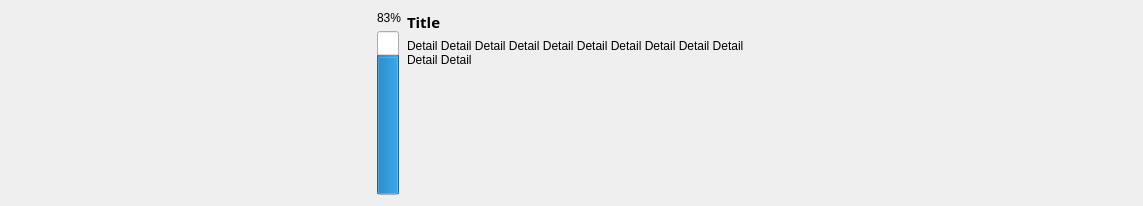
<?xml version="1.0" encoding="UTF-8"?>
<ui version="4.0">
 <class>Form</class>
 <widget class="QWidget" name="Form">
  <property name="geometry">
   <rect>
    <x>0</x>
    <y>0</y>
    <width>1143</width>
    <height>206</height>
   </rect>
  </property>
  <property name="windowTitle">
   <string>Form</string>
  </property>
  <layout class="QHBoxLayout" name="horizontalLayout_2" stretch="1,0,1,1">
   <property name="sizeConstraint">
    <enum>QLayout::SetDefaultConstraint</enum>
   </property>
   <item>
    <widget class="QLabel" name="stampImgLabel">
     <property name="sizePolicy">
      <sizepolicy hsizetype="Preferred" vsizetype="Preferred">
       <horstretch>0</horstretch>
       <verstretch>0</verstretch>
      </sizepolicy>
     </property>
     <property name="text">
      <string/>
     </property>
     <property name="pixmap">
      <pixmap>../../Dataset/石涛的印章/抠出的印章/阿长2.png</pixmap>
     </property>
     <property name="scaledContents">
      <bool>true</bool>
     </property>
     <property name="alignment">
      <set>Qt::AlignLeading|Qt::AlignLeft|Qt::AlignVCenter</set>
     </property>
     <property name="wordWrap">
      <bool>false</bool>
     </property>
    </widget>
   </item>
   <item>
    <layout class="QVBoxLayout" name="verticalLayout">
     <property name="sizeConstraint">
      <enum>QLayout::SetDefaultConstraint</enum>
     </property>
     <item>
      <widget class="QLabel" name="percentage">
       <property name="text">
        <string>83%</string>
       </property>
      </widget>
     </item>
     <item>
      <widget class="QProgressBar" name="percentageBar">
       <property name="acceptDrops">
        <bool>false</bool>
       </property>
       <property name="value">
        <number>83</number>
       </property>
       <property name="textVisible">
        <bool>true</bool>
       </property>
       <property name="orientation">
        <enum>Qt::Vertical</enum>
       </property>
       <property name="invertedAppearance">
        <bool>false</bool>
       </property>
      </widget>
     </item>
    </layout>
   </item>
   <item>
    <layout class="QVBoxLayout" name="verticalLayout_2">
     <property name="sizeConstraint">
      <enum>QLayout::SetFixedSize</enum>
     </property>
     <item>
      <widget class="QLabel" name="titleLabel">
       <property name="sizePolicy">
        <sizepolicy hsizetype="Preferred" vsizetype="Fixed">
         <horstretch>0</horstretch>
         <verstretch>0</verstretch>
        </sizepolicy>
       </property>
       <property name="font">
        <font>
         <family>Adobe 宋体 Std L</family>
         <pointsize>11</pointsize>
         <weight>75</weight>
         <bold>true</bold>
        </font>
       </property>
       <property name="text">
        <string>Title</string>
       </property>
       <property name="textFormat">
        <enum>Qt::AutoText</enum>
       </property>
      </widget>
     </item>
     <item>
      <widget class="QLabel" name="detailLabel">
       <property name="sizePolicy">
        <sizepolicy hsizetype="Preferred" vsizetype="Preferred">
         <horstretch>0</horstretch>
         <verstretch>0</verstretch>
        </sizepolicy>
       </property>
       <property name="text">
        <string>Detail Detail Detail Detail Detail Detail Detail Detail Detail Detail Detail Detail </string>
       </property>
       <property name="alignment">
        <set>Qt::AlignLeading|Qt::AlignLeft|Qt::AlignTop</set>
       </property>
       <property name="wordWrap">
        <bool>true</bool>
       </property>
      </widget>
     </item>
    </layout>
   </item>
   <item>
    <widget class="QLabel" name="sourceImgLabel">
     <property name="text">
      <string/>
     </property>
     <property name="pixmap">
      <pixmap>../input/painting1.jpg</pixmap>
     </property>
     <property name="scaledContents">
      <bool>true</bool>
     </property>
    </widget>
   </item>
  </layout>
 </widget>
 <resources/>
 <connections/>
</ui>
